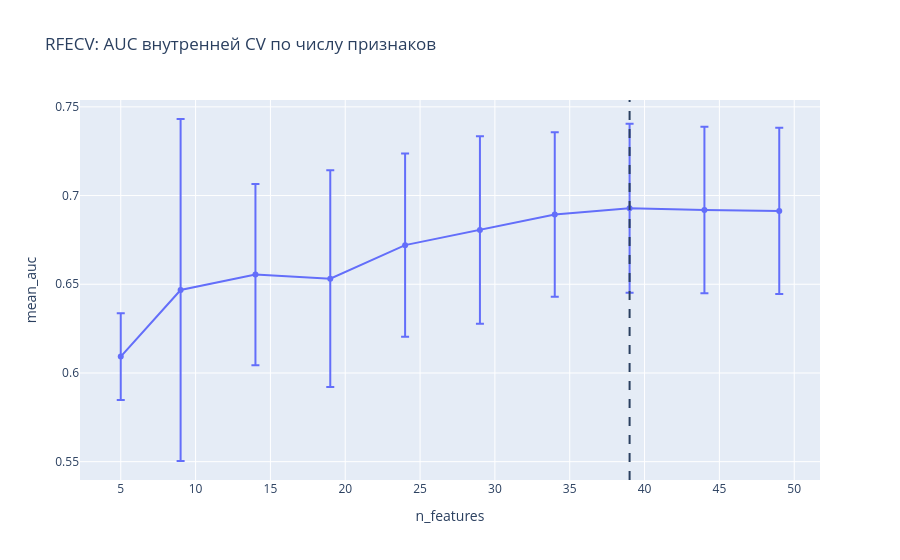

Notebook code cell kept with this figure:
### Markdown cell above
# RFECV

### Code cell
from itertools import combinations

from sklearn.base import clone
from sklearn.feature_selection import RFECV

X_rfecv = X.loc[y_train.index, feature_cols]

lr_params = dict(
    C=1.0,
    l1_ratio=0.0,
    solver="saga",
    class_weight=None,
    fit_intercept=True,
    max_iter=5000,
    tol=1e-4,
    random_state=42,
)

outer_cv = StratifiedKFold(n_splits=3, shuffle=True, random_state=42)
inner_cv = StratifiedKFold(n_splits=3, shuffle=True, random_state=43)

baseline_template = make_pipeline(
    SimpleImputer(strategy="median"),
    StandardScaler(),
    LogisticRegression(**lr_params),
)

selector = RFECV(
    estimator=make_pipeline(
        StandardScaler(),
        LogisticRegression(**lr_params),
    ),
    importance_getter="named_steps.logisticregression.coef_",
    step=5,
    min_features_to_select=5,
    cv=inner_cv,
    scoring="roc_auc",
)

rfecv_template = make_pipeline(
    SimpleImputer(strategy="median"),
    selector,
    StandardScaler(),
    LogisticRegression(**lr_params),
)

rows = []
selected_sets = []

for fold, (train_idx, val_idx) in enumerate(
    outer_cv.split(X_rfecv, y_train), start=1
):
    X_fit = X_rfecv.iloc[train_idx]
    X_val = X_rfecv.iloc[val_idx]
    y_fit = y_train.iloc[train_idx]
    y_val = y_train.iloc[val_idx]

    for name, template in (
        ("baseline", baseline_template),
        ("RFECV", rfecv_template),
    ):
        model = clone(template).fit(X_fit, y_fit)
        probabilities = model.predict_proba(X_val)[:, 1]

        n_features = len(feature_cols)
        if name == "RFECV":
            chosen = set(
                X_rfecv.columns[model.named_steps["rfecv"].support_]
            )
            selected_sets.append(chosen)
            n_features = len(chosen)

        auc = roc_auc_score(y_val, probabilities)
        loss = log_loss(y_val, probabilities)

        rows.append({
            "fold": fold,
            "model": name,
            "n_features": n_features,
            "roc_auc": auc,
            "log_loss": loss,
        })

        logger.report_scalar(
            title="RFECV experiment / ROC-AUC",
            series=name,
            value=float(auc),
            iteration=fold,
        )
        logger.report_scalar(
            title="RFECV experiment / Log Loss",
            series=name,
            value=float(loss),
            iteration=fold,
        )

fold_results = pd.DataFrame(rows)
summary = fold_results.groupby("model").agg(
    auc_mean=("roc_auc", "mean"),
    auc_std=("roc_auc", "std"),
    log_loss_mean=("log_loss", "mean"),
    mean_features=("n_features", "mean"),
).round(3)

selection_frequency = pd.DataFrame({
    "feature": feature_cols,
    "selected_folds": [
        sum(feature in chosen for chosen in selected_sets)
        for feature in feature_cols
    ],
}).sort_values(
    ["selected_folds", "feature"],
    ascending=[False, True],
)

mean_jaccard = np.mean([
    len(a & b) / len(a | b)
    for a, b in combinations(selected_sets, 2)
])

print(f'''Сравнение на внешних фолдах:
{summary.to_string()}

Число признаков RFECV по фолдам: {[len(s) for s in selected_sets]}
Среднее совпадение наборов (Jaccard): {mean_jaccard:.3f}

Частота отбора — топ-20:
{selection_frequency.head(20).to_string(index=False)}''')

logger.report_table(
    title="RFECV experiment",
    series="outer_fold_comparison",
    table_plot=fold_results,
)
logger.report_table(
    title="RFECV experiment",
    series="selection_frequency",
    table_plot=selection_frequency,
)
logger.report_single_value(
    name="rfecv_mean_jaccard",
    value=float(mean_jaccard),
)

rfecv_final = clone(rfecv_template).fit(X_rfecv, y_train)
final_selector = rfecv_final.named_steps["rfecv"]
selected_features = X_rfecv.columns[final_selector.support_].tolist()

curve = pd.DataFrame({
    "n_features": final_selector.cv_results_["n_features"],
    "mean_auc": final_selector.cv_results_["mean_test_score"],
    "std_auc": final_selector.cv_results_["std_test_score"],
})

fig = px.line(
    curve,
    x="n_features",
    y="mean_auc",
    error_y="std_auc",
    markers=True,
    title="RFECV: AUC внутренней CV по числу признаков",
)
fig.add_vline(x=final_selector.n_features_, line_dash="dash")
fig.show()

logger.report_plotly(
    title="RFECV experiment",
    series="inner_auc_by_feature_count",
    figure=fig,
)
task.upload_artifact(
    name="rfecv_selected_features",
    artifact_object={"features": selected_features},
)

print(f'''На всех обучающих данных RFECV выбрал
{final_selector.n_features_} из {len(feature_cols)} признаков:
{selected_features}''')

### Figure 1 — Plotly figure (JSON) as saved in the notebook; plotly's stock layout.template omitted (floating-point values rounded to 4 significant figures)
{"data": [{"error_y": {"array": [0.02449, 0.09639, 0.05105, 0.06113, 0.05161, 0.05284, 0.04634, 0.04762, 0.04695, 0.04684]}, "hovertemplate": "n_features=%{x}<br>mean_auc=%{y}<extra></extra>", "legendgroup": "", "line": {"color": "#636efa", "dash": "solid"}, "marker": {"symbol": "circle"}, "mode": "lines+markers", "name": "", "orientation": "v", "showlegend": false, "type": "scatter", "x": [5, 9, 14, 19, 24, 29, 34, 39, 44, 49], "xaxis": "x", "y": [0.6092, 0.6468, 0.6555, 0.6532, 0.6721, 0.6806, 0.6893, 0.6929, 0.6919, 0.6914], "yaxis": "y"}], "layout": {"legend": {"tracegroupgap": 0}, "shapes": [{"line": {"dash": "dash"}, "type": "line", "x0": 39, "x1": 39, "xref": "x", "y0": 0, "y1": 1, "yref": "y domain"}], "title": {"text": "RFECV: AUC внутренней CV по числу признаков"}, "xaxis": {"anchor": "y", "domain": [0.0, 1.0], "title": {"text": "n_features"}}, "yaxis": {"anchor": "x", "domain": [0.0, 1.0], "title": {"text": "mean_auc"}}}}
